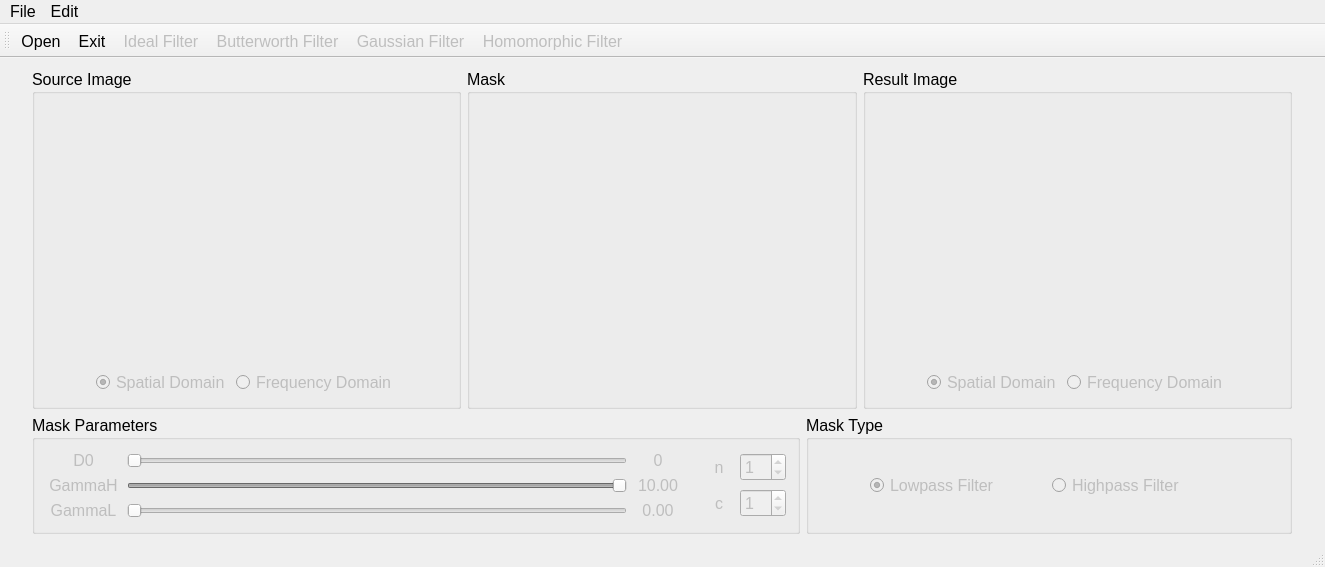
<?xml version="1.0" encoding="UTF-8"?>
<ui version="4.0">
 <class>MainWindow</class>
 <widget class="QMainWindow" name="MainWindow">
  <property name="geometry">
   <rect>
    <x>0</x>
    <y>0</y>
    <width>1325</width>
    <height>567</height>
   </rect>
  </property>
  <property name="windowTitle">
   <string>MainWindow</string>
  </property>
  <widget class="QWidget" name="centralWidget">
   <layout class="QGridLayout" name="gridLayout_5">
    <item row="0" column="0">
     <layout class="QGridLayout" name="gridLayout_4">
      <item row="0" column="0">
       <widget class="QGroupBox" name="groupBox">
        <property name="sizePolicy">
         <sizepolicy hsizetype="Fixed" vsizetype="Expanding">
          <horstretch>0</horstretch>
          <verstretch>0</verstretch>
         </sizepolicy>
        </property>
        <property name="minimumSize">
         <size>
          <width>390</width>
          <height>330</height>
         </size>
        </property>
        <property name="font">
         <font>
          <pointsize>12</pointsize>
         </font>
        </property>
        <property name="title">
         <string>Source Image</string>
        </property>
        <layout class="QGridLayout" name="gridLayout">
         <item row="1" column="0" colspan="2">
          <layout class="QHBoxLayout" name="horizontalLayout_2">
           <item>
            <spacer name="horizontalSpacer">
             <property name="orientation">
              <enum>Qt::Horizontal</enum>
             </property>
             <property name="sizeType">
              <enum>QSizePolicy::Fixed</enum>
             </property>
             <property name="sizeHint" stdset="0">
              <size>
               <width>50</width>
               <height>20</height>
              </size>
             </property>
            </spacer>
           </item>
           <item>
            <widget class="QRadioButton" name="srcSpaRadioButton">
             <property name="enabled">
              <bool>false</bool>
             </property>
             <property name="font">
              <font>
               <pointsize>12</pointsize>
              </font>
             </property>
             <property name="text">
              <string>Spatial Domain</string>
             </property>
             <property name="checked">
              <bool>true</bool>
             </property>
            </widget>
           </item>
           <item>
            <widget class="QRadioButton" name="srcFreqRadioButton">
             <property name="enabled">
              <bool>false</bool>
             </property>
             <property name="font">
              <font>
               <pointsize>12</pointsize>
              </font>
             </property>
             <property name="text">
              <string>Frequency Domain</string>
             </property>
            </widget>
           </item>
           <item>
            <spacer name="horizontalSpacer_3">
             <property name="orientation">
              <enum>Qt::Horizontal</enum>
             </property>
             <property name="sizeType">
              <enum>QSizePolicy::Fixed</enum>
             </property>
             <property name="sizeHint" stdset="0">
              <size>
               <width>50</width>
               <height>20</height>
              </size>
             </property>
            </spacer>
           </item>
          </layout>
         </item>
         <item row="0" column="0" colspan="2">
          <widget class="QLabel" name="srcImgLabel">
           <property name="sizePolicy">
            <sizepolicy hsizetype="Preferred" vsizetype="Expanding">
             <horstretch>0</horstretch>
             <verstretch>0</verstretch>
            </sizepolicy>
           </property>
           <property name="text">
            <string/>
           </property>
           <property name="alignment">
            <set>Qt::AlignCenter</set>
           </property>
          </widget>
         </item>
        </layout>
       </widget>
      </item>
      <item row="0" column="1">
       <widget class="QGroupBox" name="groupBox_2">
        <property name="sizePolicy">
         <sizepolicy hsizetype="Fixed" vsizetype="Expanding">
          <horstretch>0</horstretch>
          <verstretch>0</verstretch>
         </sizepolicy>
        </property>
        <property name="minimumSize">
         <size>
          <width>390</width>
          <height>330</height>
         </size>
        </property>
        <property name="font">
         <font>
          <pointsize>12</pointsize>
         </font>
        </property>
        <property name="title">
         <string>Mask</string>
        </property>
        <layout class="QGridLayout" name="gridLayout_2">
         <item row="0" column="0">
          <widget class="QLabel" name="maskLabel">
           <property name="sizePolicy">
            <sizepolicy hsizetype="Preferred" vsizetype="Expanding">
             <horstretch>0</horstretch>
             <verstretch>0</verstretch>
            </sizepolicy>
           </property>
           <property name="minimumSize">
            <size>
             <width>0</width>
             <height>0</height>
            </size>
           </property>
           <property name="text">
            <string/>
           </property>
           <property name="alignment">
            <set>Qt::AlignCenter</set>
           </property>
          </widget>
         </item>
         <item row="1" column="0">
          <spacer name="verticalSpacer">
           <property name="orientation">
            <enum>Qt::Vertical</enum>
           </property>
           <property name="sizeType">
            <enum>QSizePolicy::Fixed</enum>
           </property>
           <property name="sizeHint" stdset="0">
            <size>
             <width>20</width>
             <height>22</height>
            </size>
           </property>
          </spacer>
         </item>
        </layout>
       </widget>
      </item>
      <item row="0" column="2">
       <widget class="QGroupBox" name="groupBox_3">
        <property name="sizePolicy">
         <sizepolicy hsizetype="Fixed" vsizetype="Expanding">
          <horstretch>0</horstretch>
          <verstretch>0</verstretch>
         </sizepolicy>
        </property>
        <property name="minimumSize">
         <size>
          <width>390</width>
          <height>330</height>
         </size>
        </property>
        <property name="font">
         <font>
          <pointsize>12</pointsize>
         </font>
        </property>
        <property name="title">
         <string>Result Image</string>
        </property>
        <layout class="QGridLayout" name="gridLayout_3">
         <item row="0" column="0">
          <widget class="QLabel" name="dstImgLabel">
           <property name="sizePolicy">
            <sizepolicy hsizetype="Preferred" vsizetype="Expanding">
             <horstretch>0</horstretch>
             <verstretch>0</verstretch>
            </sizepolicy>
           </property>
           <property name="minimumSize">
            <size>
             <width>0</width>
             <height>0</height>
            </size>
           </property>
           <property name="text">
            <string/>
           </property>
           <property name="alignment">
            <set>Qt::AlignCenter</set>
           </property>
          </widget>
         </item>
         <item row="1" column="0">
          <layout class="QHBoxLayout" name="horizontalLayout_3">
           <item>
            <spacer name="horizontalSpacer_4">
             <property name="orientation">
              <enum>Qt::Horizontal</enum>
             </property>
             <property name="sizeType">
              <enum>QSizePolicy::Fixed</enum>
             </property>
             <property name="sizeHint" stdset="0">
              <size>
               <width>50</width>
               <height>20</height>
              </size>
             </property>
            </spacer>
           </item>
           <item>
            <widget class="QRadioButton" name="dstSpaRadioButton">
             <property name="enabled">
              <bool>false</bool>
             </property>
             <property name="font">
              <font>
               <pointsize>12</pointsize>
              </font>
             </property>
             <property name="text">
              <string>Spatial Domain</string>
             </property>
             <property name="checked">
              <bool>true</bool>
             </property>
            </widget>
           </item>
           <item>
            <widget class="QRadioButton" name="dstFreqRadioButton">
             <property name="enabled">
              <bool>false</bool>
             </property>
             <property name="font">
              <font>
               <pointsize>12</pointsize>
              </font>
             </property>
             <property name="text">
              <string>Frequency Domain</string>
             </property>
            </widget>
           </item>
           <item>
            <spacer name="horizontalSpacer_5">
             <property name="orientation">
              <enum>Qt::Horizontal</enum>
             </property>
             <property name="sizeType">
              <enum>QSizePolicy::Fixed</enum>
             </property>
             <property name="sizeHint" stdset="0">
              <size>
               <width>50</width>
               <height>20</height>
              </size>
             </property>
            </spacer>
           </item>
          </layout>
         </item>
        </layout>
       </widget>
      </item>
     </layout>
    </item>
    <item row="1" column="0">
     <layout class="QHBoxLayout" name="horizontalLayout_5">
      <item>
       <widget class="QGroupBox" name="D0GroupBox">
        <property name="enabled">
         <bool>true</bool>
        </property>
        <property name="font">
         <font>
          <pointsize>12</pointsize>
         </font>
        </property>
        <property name="title">
         <string>Mask Parameters</string>
        </property>
        <layout class="QHBoxLayout" name="horizontalLayout">
         <item>
          <layout class="QVBoxLayout" name="sliderVLayout">
           <item>
            <layout class="QHBoxLayout" name="D0HLayout">
             <item>
              <widget class="QLabel" name="D0ValLabel">
               <property name="enabled">
                <bool>false</bool>
               </property>
               <property name="sizePolicy">
                <sizepolicy hsizetype="Fixed" vsizetype="Preferred">
                 <horstretch>0</horstretch>
                 <verstretch>0</verstretch>
                </sizepolicy>
               </property>
               <property name="minimumSize">
                <size>
                 <width>75</width>
                 <height>0</height>
                </size>
               </property>
               <property name="font">
                <font>
                 <pointsize>12</pointsize>
                </font>
               </property>
               <property name="text">
                <string>D0</string>
               </property>
               <property name="alignment">
                <set>Qt::AlignCenter</set>
               </property>
              </widget>
             </item>
             <item>
              <widget class="QSlider" name="D0ValSlider">
               <property name="enabled">
                <bool>false</bool>
               </property>
               <property name="sizePolicy">
                <sizepolicy hsizetype="Fixed" vsizetype="Fixed">
                 <horstretch>0</horstretch>
                 <verstretch>0</verstretch>
                </sizepolicy>
               </property>
               <property name="minimumSize">
                <size>
                 <width>500</width>
                 <height>0</height>
                </size>
               </property>
               <property name="minimum">
                <number>1</number>
               </property>
               <property name="maximum">
                <number>99</number>
               </property>
               <property name="orientation">
                <enum>Qt::Horizontal</enum>
               </property>
              </widget>
             </item>
             <item>
              <widget class="QLabel" name="D0Val">
               <property name="enabled">
                <bool>false</bool>
               </property>
               <property name="sizePolicy">
                <sizepolicy hsizetype="Fixed" vsizetype="Preferred">
                 <horstretch>0</horstretch>
                 <verstretch>0</verstretch>
                </sizepolicy>
               </property>
               <property name="minimumSize">
                <size>
                 <width>50</width>
                 <height>0</height>
                </size>
               </property>
               <property name="font">
                <font>
                 <pointsize>12</pointsize>
                </font>
               </property>
               <property name="text">
                <string>0</string>
               </property>
               <property name="alignment">
                <set>Qt::AlignCenter</set>
               </property>
              </widget>
             </item>
            </layout>
           </item>
           <item>
            <layout class="QHBoxLayout" name="gammaHLayout">
             <item>
              <widget class="QLabel" name="gammaHLabel">
               <property name="enabled">
                <bool>false</bool>
               </property>
               <property name="sizePolicy">
                <sizepolicy hsizetype="Fixed" vsizetype="Preferred">
                 <horstretch>0</horstretch>
                 <verstretch>0</verstretch>
                </sizepolicy>
               </property>
               <property name="minimumSize">
                <size>
                 <width>75</width>
                 <height>0</height>
                </size>
               </property>
               <property name="font">
                <font>
                 <pointsize>12</pointsize>
                </font>
               </property>
               <property name="text">
                <string>GammaH</string>
               </property>
               <property name="alignment">
                <set>Qt::AlignCenter</set>
               </property>
              </widget>
             </item>
             <item>
              <widget class="QSlider" name="gammaHSlider">
               <property name="enabled">
                <bool>false</bool>
               </property>
               <property name="sizePolicy">
                <sizepolicy hsizetype="Fixed" vsizetype="Fixed">
                 <horstretch>0</horstretch>
                 <verstretch>0</verstretch>
                </sizepolicy>
               </property>
               <property name="minimumSize">
                <size>
                 <width>500</width>
                 <height>0</height>
                </size>
               </property>
               <property name="minimum">
                <number>0</number>
               </property>
               <property name="maximum">
                <number>100</number>
               </property>
               <property name="value">
                <number>100</number>
               </property>
               <property name="orientation">
                <enum>Qt::Horizontal</enum>
               </property>
              </widget>
             </item>
             <item>
              <widget class="QLabel" name="gammaHVal">
               <property name="enabled">
                <bool>false</bool>
               </property>
               <property name="sizePolicy">
                <sizepolicy hsizetype="Fixed" vsizetype="Preferred">
                 <horstretch>0</horstretch>
                 <verstretch>0</verstretch>
                </sizepolicy>
               </property>
               <property name="minimumSize">
                <size>
                 <width>50</width>
                 <height>0</height>
                </size>
               </property>
               <property name="font">
                <font>
                 <pointsize>12</pointsize>
                </font>
               </property>
               <property name="text">
                <string>10.00</string>
               </property>
               <property name="alignment">
                <set>Qt::AlignCenter</set>
               </property>
              </widget>
             </item>
            </layout>
           </item>
           <item>
            <layout class="QHBoxLayout" name="gammaLLayout">
             <item>
              <widget class="QLabel" name="gammaLLabel">
               <property name="enabled">
                <bool>false</bool>
               </property>
               <property name="sizePolicy">
                <sizepolicy hsizetype="Fixed" vsizetype="Preferred">
                 <horstretch>0</horstretch>
                 <verstretch>0</verstretch>
                </sizepolicy>
               </property>
               <property name="minimumSize">
                <size>
                 <width>75</width>
                 <height>0</height>
                </size>
               </property>
               <property name="font">
                <font>
                 <pointsize>12</pointsize>
                </font>
               </property>
               <property name="text">
                <string>GammaL</string>
               </property>
               <property name="alignment">
                <set>Qt::AlignCenter</set>
               </property>
              </widget>
             </item>
             <item>
              <widget class="QSlider" name="gammaLSlider">
               <property name="enabled">
                <bool>false</bool>
               </property>
               <property name="sizePolicy">
                <sizepolicy hsizetype="Fixed" vsizetype="Fixed">
                 <horstretch>0</horstretch>
                 <verstretch>0</verstretch>
                </sizepolicy>
               </property>
               <property name="minimumSize">
                <size>
                 <width>500</width>
                 <height>0</height>
                </size>
               </property>
               <property name="maximum">
                <number>100</number>
               </property>
               <property name="orientation">
                <enum>Qt::Horizontal</enum>
               </property>
              </widget>
             </item>
             <item>
              <widget class="QLabel" name="gammaLVal">
               <property name="enabled">
                <bool>false</bool>
               </property>
               <property name="sizePolicy">
                <sizepolicy hsizetype="Fixed" vsizetype="Preferred">
                 <horstretch>0</horstretch>
                 <verstretch>0</verstretch>
                </sizepolicy>
               </property>
               <property name="minimumSize">
                <size>
                 <width>50</width>
                 <height>0</height>
                </size>
               </property>
               <property name="font">
                <font>
                 <pointsize>12</pointsize>
                </font>
               </property>
               <property name="text">
                <string>0.00</string>
               </property>
               <property name="alignment">
                <set>Qt::AlignCenter</set>
               </property>
              </widget>
             </item>
            </layout>
           </item>
          </layout>
         </item>
         <item>
          <spacer name="horizontalSpacer_8">
           <property name="orientation">
            <enum>Qt::Horizontal</enum>
           </property>
           <property name="sizeType">
            <enum>QSizePolicy::Fixed</enum>
           </property>
           <property name="sizeHint" stdset="0">
            <size>
             <width>15</width>
             <height>20</height>
            </size>
           </property>
          </spacer>
         </item>
         <item>
          <layout class="QGridLayout" name="orderConstLayout">
           <item row="0" column="0">
            <widget class="QLabel" name="BMaskOrderLabel">
             <property name="enabled">
              <bool>false</bool>
             </property>
             <property name="sizePolicy">
              <sizepolicy hsizetype="Fixed" vsizetype="Preferred">
               <horstretch>0</horstretch>
               <verstretch>0</verstretch>
              </sizepolicy>
             </property>
             <property name="minimumSize">
              <size>
               <width>30</width>
               <height>0</height>
              </size>
             </property>
             <property name="text">
              <string>n</string>
             </property>
             <property name="alignment">
              <set>Qt::AlignCenter</set>
             </property>
            </widget>
           </item>
           <item row="0" column="1">
            <widget class="QSpinBox" name="BMaskOrderSpinBox">
             <property name="enabled">
              <bool>false</bool>
             </property>
             <property name="maximum">
              <number>20</number>
             </property>
             <property name="value">
              <number>1</number>
             </property>
            </widget>
           </item>
           <item row="1" column="0">
            <widget class="QLabel" name="CLabel">
             <property name="enabled">
              <bool>false</bool>
             </property>
             <property name="sizePolicy">
              <sizepolicy hsizetype="Fixed" vsizetype="Preferred">
               <horstretch>0</horstretch>
               <verstretch>0</verstretch>
              </sizepolicy>
             </property>
             <property name="minimumSize">
              <size>
               <width>30</width>
               <height>0</height>
              </size>
             </property>
             <property name="text">
              <string>c</string>
             </property>
             <property name="alignment">
              <set>Qt::AlignCenter</set>
             </property>
            </widget>
           </item>
           <item row="1" column="1">
            <widget class="QSpinBox" name="CSpinBox">
             <property name="enabled">
              <bool>false</bool>
             </property>
             <property name="maximum">
              <number>20</number>
             </property>
             <property name="value">
              <number>1</number>
             </property>
            </widget>
           </item>
          </layout>
         </item>
        </layout>
       </widget>
      </item>
      <item>
       <widget class="QGroupBox" name="maskTypeGroupBox">
        <property name="font">
         <font>
          <pointsize>12</pointsize>
         </font>
        </property>
        <property name="title">
         <string>Mask Type</string>
        </property>
        <layout class="QHBoxLayout" name="horizontalLayout_4">
         <item>
          <spacer name="horizontalSpacer_2">
           <property name="orientation">
            <enum>Qt::Horizontal</enum>
           </property>
           <property name="sizeType">
            <enum>QSizePolicy::Fixed</enum>
           </property>
           <property name="sizeHint" stdset="0">
            <size>
             <width>50</width>
             <height>20</height>
            </size>
           </property>
          </spacer>
         </item>
         <item>
          <widget class="QRadioButton" name="LPFRadioButton">
           <property name="enabled">
            <bool>false</bool>
           </property>
           <property name="font">
            <font>
             <pointsize>12</pointsize>
            </font>
           </property>
           <property name="text">
            <string>Lowpass Filter</string>
           </property>
           <property name="checkable">
            <bool>true</bool>
           </property>
           <property name="checked">
            <bool>true</bool>
           </property>
          </widget>
         </item>
         <item>
          <widget class="QRadioButton" name="HPFRadiobutton">
           <property name="enabled">
            <bool>false</bool>
           </property>
           <property name="font">
            <font>
             <pointsize>12</pointsize>
            </font>
           </property>
           <property name="text">
            <string>Highpass Filter</string>
           </property>
          </widget>
         </item>
         <item>
          <spacer name="horizontalSpacer_6">
           <property name="orientation">
            <enum>Qt::Horizontal</enum>
           </property>
           <property name="sizeType">
            <enum>QSizePolicy::Fixed</enum>
           </property>
           <property name="sizeHint" stdset="0">
            <size>
             <width>50</width>
             <height>20</height>
            </size>
           </property>
          </spacer>
         </item>
        </layout>
       </widget>
      </item>
     </layout>
    </item>
   </layout>
  </widget>
  <widget class="QMenuBar" name="menuBar">
   <property name="geometry">
    <rect>
     <x>0</x>
     <y>0</y>
     <width>1325</width>
     <height>22</height>
    </rect>
   </property>
   <property name="font">
    <font>
     <pointsize>12</pointsize>
    </font>
   </property>
   <widget class="QMenu" name="menuFile">
    <property name="title">
     <string>File</string>
    </property>
    <addaction name="actionOpen"/>
    <addaction name="actionExit"/>
   </widget>
   <widget class="QMenu" name="menuEdit">
    <property name="title">
     <string>Edit</string>
    </property>
    <addaction name="actionIdeal_filter"/>
    <addaction name="actionButterworth_Filter"/>
    <addaction name="actionGaussian_Filter"/>
    <addaction name="actionHomomorphic_Filter"/>
   </widget>
   <addaction name="menuFile"/>
   <addaction name="menuEdit"/>
  </widget>
  <widget class="QToolBar" name="mainToolBar">
   <property name="minimumSize">
    <size>
     <width>0</width>
     <height>0</height>
    </size>
   </property>
   <property name="font">
    <font>
     <pointsize>12</pointsize>
    </font>
   </property>
   <property name="iconSize">
    <size>
     <width>35</width>
     <height>35</height>
    </size>
   </property>
   <attribute name="toolBarArea">
    <enum>TopToolBarArea</enum>
   </attribute>
   <attribute name="toolBarBreak">
    <bool>false</bool>
   </attribute>
   <addaction name="actionOpen"/>
   <addaction name="actionExit"/>
   <addaction name="actionIdeal_filter"/>
   <addaction name="actionButterworth_Filter"/>
   <addaction name="actionGaussian_Filter"/>
   <addaction name="actionHomomorphic_Filter"/>
  </widget>
  <widget class="QStatusBar" name="statusBar"/>
  <action name="actionOpen">
   <property name="icon">
    <iconset resource="myres.qrc">
     <normaloff>:/Icon/icons/document-open.svg</normaloff>:/Icon/icons/document-open.svg</iconset>
   </property>
   <property name="text">
    <string>Open</string>
   </property>
   <property name="font">
    <font>
     <pointsize>12</pointsize>
    </font>
   </property>
   <property name="shortcut">
    <string>Ctrl+O</string>
   </property>
  </action>
  <action name="actionExit">
   <property name="icon">
    <iconset resource="myres.qrc">
     <normaloff>:/Icon/icons/application-exit.svg</normaloff>:/Icon/icons/application-exit.svg</iconset>
   </property>
   <property name="text">
    <string>Exit</string>
   </property>
   <property name="font">
    <font>
     <pointsize>12</pointsize>
    </font>
   </property>
   <property name="shortcut">
    <string>Ctrl+Q</string>
   </property>
  </action>
  <action name="actionIdeal_filter">
   <property name="enabled">
    <bool>false</bool>
   </property>
   <property name="icon">
    <iconset resource="myres.qrc">
     <normaloff>:/Icon/icons/ideal-filter-icon.png</normaloff>:/Icon/icons/ideal-filter-icon.png</iconset>
   </property>
   <property name="text">
    <string>Ideal Filter</string>
   </property>
   <property name="font">
    <font>
     <pointsize>12</pointsize>
    </font>
   </property>
   <property name="shortcut">
    <string>Ctrl+I</string>
   </property>
  </action>
  <action name="actionButterworth_Filter">
   <property name="enabled">
    <bool>false</bool>
   </property>
   <property name="icon">
    <iconset resource="myres.qrc">
     <normaloff>:/Icon/icons/butterworth-filter-icon.png</normaloff>:/Icon/icons/butterworth-filter-icon.png</iconset>
   </property>
   <property name="text">
    <string>Butterworth Filter</string>
   </property>
   <property name="font">
    <font>
     <pointsize>12</pointsize>
    </font>
   </property>
   <property name="shortcut">
    <string>Ctrl+B</string>
   </property>
  </action>
  <action name="actionGaussian_Filter">
   <property name="enabled">
    <bool>false</bool>
   </property>
   <property name="icon">
    <iconset resource="myres.qrc">
     <normaloff>:/Icon/icons/gaussian-filter-icon.png</normaloff>:/Icon/icons/gaussian-filter-icon.png</iconset>
   </property>
   <property name="text">
    <string>Gaussian Filter</string>
   </property>
   <property name="font">
    <font>
     <pointsize>12</pointsize>
    </font>
   </property>
   <property name="shortcut">
    <string>Ctrl+G</string>
   </property>
  </action>
  <action name="actionHomomorphic_Filter">
   <property name="enabled">
    <bool>false</bool>
   </property>
   <property name="icon">
    <iconset resource="myres.qrc">
     <normaloff>:/Icon/icons/homomorphic-filter-icon.png</normaloff>:/Icon/icons/homomorphic-filter-icon.png</iconset>
   </property>
   <property name="text">
    <string>Homomorphic Filter</string>
   </property>
   <property name="font">
    <font>
     <pointsize>12</pointsize>
    </font>
   </property>
   <property name="shortcut">
    <string>Ctrl+H</string>
   </property>
  </action>
 </widget>
 <layoutdefault spacing="6" margin="11"/>
 <resources>
  <include location="myres.qrc"/>
 </resources>
 <connections/>
</ui>
